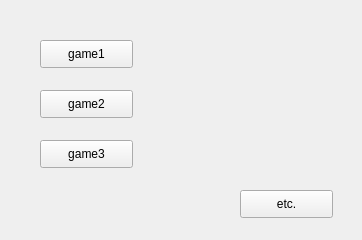
<?xml version="1.0" encoding="UTF-8"?>
<ui version="4.0">
 <class>MainWindow</class>
 <widget class="QMainWindow" name="MainWindow">
  <property name="geometry">
   <rect>
    <x>0</x>
    <y>0</y>
    <width>362</width>
    <height>240</height>
   </rect>
  </property>
  <property name="windowTitle">
   <string>MainWindow</string>
  </property>
  <widget class="QWidget" name="centralwidget">
   <widget class="QPushButton" name="pushButton">
    <property name="geometry">
     <rect>
      <x>40</x>
      <y>40</y>
      <width>93</width>
      <height>28</height>
     </rect>
    </property>
    <property name="text">
     <string>game1</string>
    </property>
   </widget>
   <widget class="QPushButton" name="pushButton_2">
    <property name="geometry">
     <rect>
      <x>40</x>
      <y>90</y>
      <width>93</width>
      <height>28</height>
     </rect>
    </property>
    <property name="text">
     <string>game2</string>
    </property>
   </widget>
   <widget class="QPushButton" name="pushButton_3">
    <property name="geometry">
     <rect>
      <x>40</x>
      <y>140</y>
      <width>93</width>
      <height>28</height>
     </rect>
    </property>
    <property name="text">
     <string>game3</string>
    </property>
   </widget>
   <widget class="QPushButton" name="pushButton_4">
    <property name="geometry">
     <rect>
      <x>240</x>
      <y>190</y>
      <width>93</width>
      <height>28</height>
     </rect>
    </property>
    <property name="text">
     <string>etc.</string>
    </property>
   </widget>
  </widget>
 </widget>
 <resources>
  <include location="bmo.qrc"/>
 </resources>
 <connections/>
</ui>
